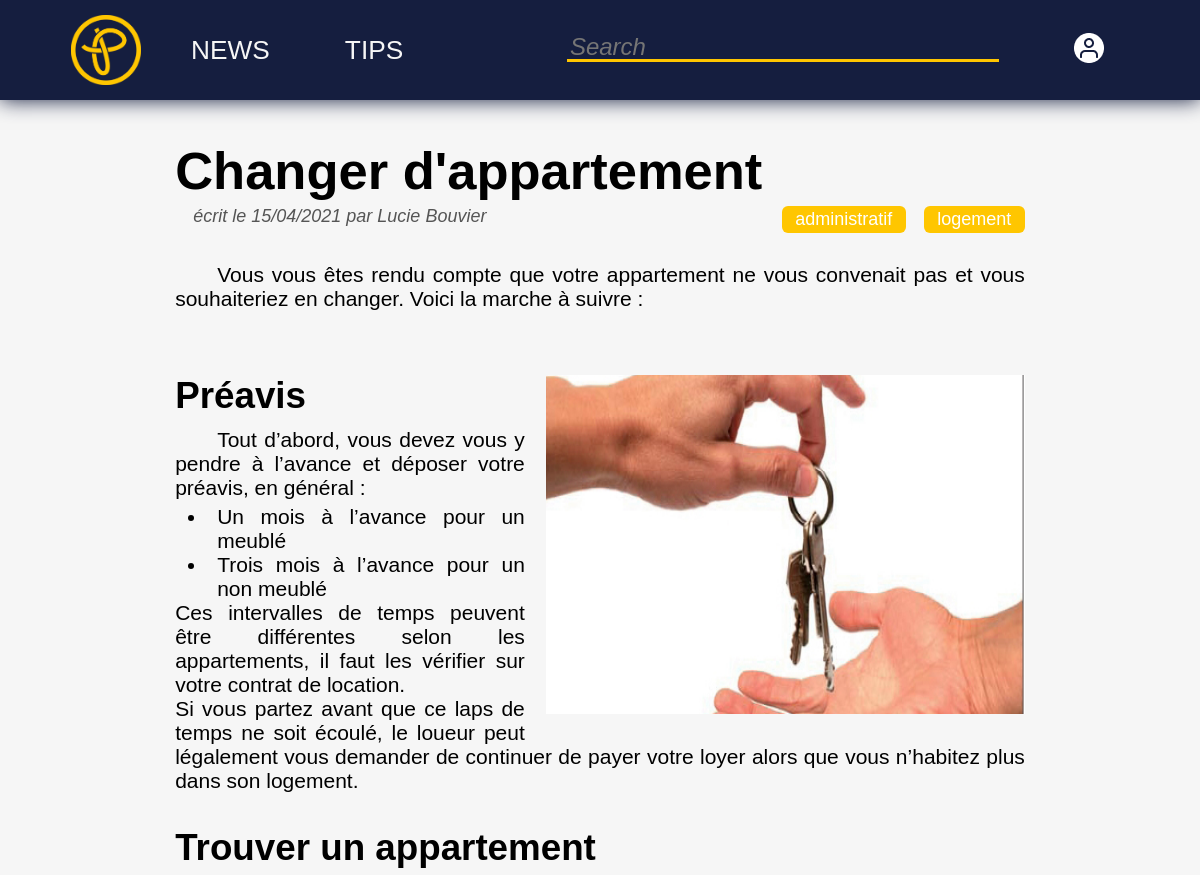
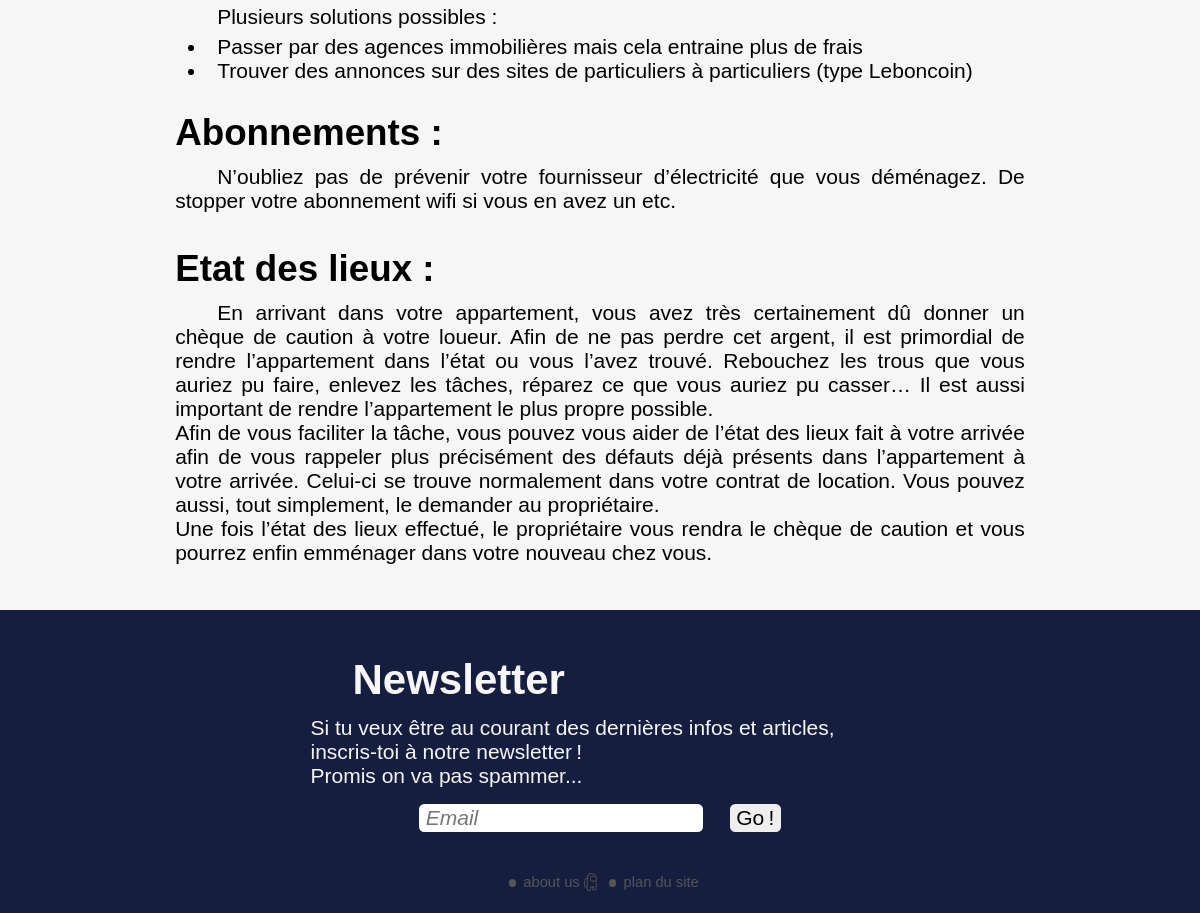
The app's page /article.php?art=85752585 with its own data (2 pictures, top to bottom).
### tables this page shows
CREATE TABLE `article` (
  `idArticle` int(11) NOT NULL,
  `titre` varchar(50) NOT NULL,
  `date` date NOT NULL,
  `auteur` varchar(50) NOT NULL,
  `type` varchar(50) NOT NULL,
  `attributs` longtext NOT NULL DEFAULT '{"tags":[],"price":0,"time":0,"diff":0}',
  `contenu` longtext NOT NULL DEFAULT '{"1":""}',
  `medias` mediumtext NOT NULL DEFAULT '{"cover":""}'
);

### article.php (the view, shortened to what this page needs)
<?php
$idValid=false;
if(isset($_GET["art"])){
    $idArticle=$_GET["art"];
}else{
    header('Location:error.php?err=404');
    exit();
};
if(isset($idArticle) and ctype_digit($idArticle) and strlen($idArticle)===8){
    $idValid=true;
    $keys=file_get_contents("./keys.json",true);
    $dbAcess=json_decode($keys,true)["databaseAcess"];
    $mysqli=new mysqli("localhost",$dbAcess["username"],$dbAcess["password"],"ptitips");
    $mysqli->set_charset('utf8mb4');
    $request=$mysqli->prepare("SELECT * FROM `article` WHERE `idArticle`=?");
    $request->bind_param("i",$idArticle);
    $request->execute();
    $match=$request->get_result();
    if($match->num_rows===1){
        $match=$match->fetch_assoc();
        $idValid=true;
        $titre=$match["titre"];
        $date=new DateTime($match["date"]);
        $auteur=$match["auteur"];
        $type=$match["type"];
        $attributs=json_decode($match["attributs"]);
        $contenu=json_decode($match["contenu"]);
        $medias=json_decode($match["medias"]);
    }elseif($match->num_rows===0){
        echo '<script>alert("this article doesn\'t exists");</script>';
    }else{
        echo '<script>alert("database error");</script>';
    };
}else{
    echo '<script>alert("l\'id d\'article est invalide");</script>';
};
?>
<!DOCTYPE html>
<html lang='fr'>
    <head>
        <link rel='stylesheet' href='style.css'/>
    </head>
    <body><div class="content">
        <header>
            <nav class="nav nav--left">
                <a class="nav-item nav-item--logo" href="/">
                    <img class="logo" src="favicons/logo.png" height=70 alt="Ptitips"/>
                </a>
                <a class="nav-item nav-item--text" href="test.html">NEWS</a>
                <div class="nav-item" id="tips">
                    <a class="nav-item nav-item--text" href="search">TIPS</a>
                </div>
            </nav>
            <nav class="nav nav--right">
                <div class="nav-item" id="usericon">
                    <?php
                    if(isset($_SESSION['logged']) && $_SESSION['logged'] ){
                        echo "<a class =\"nav-item nav-item--logo\" href=\"profile.php\"><img src=\"favicons/userw.png\" alt=\"Profil\"/></a>";
                        echo "<ul class=\"nav-item__dropdown\" id=\"usericonhover\">";
                        echo "<li><a href=\"profile.php\">Profil</a></li>";
                        echo "<li><a href=\"disconnect.php\">Déconnexion</a></li>";
                        echo "</ul>";
                    }else{
                        echo "<a class =\"nav-item nav-item--logo\" href=\"register.php\"><img src=\"favicons/userw.png\" alt=\"Inscription\"/></a>";
                    }
                    ?>
                </div>
                <form class="nav-item nav-item--searchbar" action="#" method="GET" name="searchbar">
                    <input type="text" id="searchbar" name="search" placeholder="Search"/>
                </form>
            </nav>
        </header>
        <main>
            <?php
            if($idValid){
                echo "<div class=\"content-item\"><h1>{$titre}</h1><div class=\"subtitle\"><p>écrit le {$date->format('d/m/Y')} par {$auteur}</p>";
                echo "<div><button class=\"tag\" onclick=\"window.location.href='search?cat={$type}';\">{$type}</button>";
                if(property_exists($attributs,'tags')){
                    $tags=$attributs->tags;
                }else{
                    $tags=[];
                };
                for($i=0;$i<count($tags);$i++){
                    echo "<button class=\"tag\">{$tags[$i]}</button>";
                };
                echo "</div></div></div>";
                $j=-2;
                for($i=1;$i<=count((array)$contenu);$i++){
                    echo "<div class=\"content-item\">";
                    if(gettype($contenu->$i)==='object'){
                        $src=$contenu->$i->src;
                        $img="<img src=\"images/{$medias->$src}\" alt=\"{$contenu->$i->alt}\">";
                        $j=$i;
                    }else{
                        if($i===$j+1){
                            echo $img;
                        }
                        echo $contenu->$i;
                    };
                    echo "</div>";
                };
            };
            ?>
        </main>
        <footer>
            <form id="newsletter" action="newsletter.php" method="POST" target="_self">
                <h2>Newsletter</h2>
                <p>Si tu veux être au courant des dernières infos et articles, inscris-toi à notre newsletter&#8239;!<br/>
                Promis on va pas spammer...</p>
                <div class="newsletter__email">
                    <input id="nl-email__field" type="email" name="nl-email" placeholder="Email"/>
                    <input id="nl-email__submit" type="submit" name="nl-submit" value="Go&#8239;!">
                </div>
            </form>
            <nav class="about">
                <a href="about-us.php">about us <img src="/favicons/amogus.png" height=10 alt=""/></a>
                <a href="sitemap.php">plan du site</a>
            </nav>
        </footer>
    </div></body>
</html>

### style.css (style rules this page uses)
:root { height:100%; font-size: 12px; font-family: 'Courier New', Courier, monospace; overflow-x: hidden; overflow-y: scroll; box-sizing: border-box; display: block; background-color: var(--dark-blue); --yellow:#FFC600; --dark-blue:#151E3F; --light-grey:#F6F6F6; }
html, body, div, span, applet, object, iframe, h1, h2, h3, h4, h5, h6, p, blockquote, input, pre, a, address, big, cite, code, del, em, img, strong, var, ol, ul, li, fieldset, form, label, legend, table, caption, tr, th, td, article, embed, header, main, footer, hgroup, menu, nav, output, button { margin: 0; padding: 0; border: 0; font: inherit; font-size: inherit; font-family: inherit; vertical-align: baseline; box-sizing: inherit; outline: none; }
body { font-size: 1.75rem; font-family: 'Trebuchet MS', 'Lucida Sans Unicode', 'Lucida Grande', 'Lucida Sans', Arial, sans-serif; background-color: var(--dark-blue); color: black; }
.content { background-color: var(--light-grey); position: relative; z-index: 1; }
h1 { font-size: 2.5em; color: inherit; font-weight: bold; padding-bottom: .1em; }
h2 { font-size: 1.75em; color: inherit; font-weight: bold; padding-bottom: .3em; }
p { font-size: inherit; color: inherit; padding-bottom: 0.25em; }
a { color:inherit; text-decoration: none; }
button { display: block; cursor: pointer; border-radius: 5px; padding: 3px 5px; }
input { display: inline-block; padding: .1em .3em; margin: .5em; border-radius: .25em; }
input::placeholder { font-style: italic; }
header { background-color: var(--dark-blue); position: -webkit-sticky; position: sticky;top: 0; height: 100px; margin: 0; padding: 0 1em; display: flex; flex-direction: row; justify-content: space-between; align-items: center; box-shadow: 0 0 20px var(--dark-blue); z-index: 99; }
.nav { display:flex; flex-flow: row nowrap; align-items: inherit; margin: 0 25px; align-items: center; }
.nav--left { flex: 1 1 auto; }
.nav--right { flex-direction: row-reverse; flex: 3 1 auto; }
.nav-item { position: relative; color: var(--light-grey); padding: 0 25px; }
.nav-item--text { font-size: 1.25em; }
.nav-item--logo { width: auto; height: 100%; align-items: center; font-size: 0; }
.logo { font-size:2em; color:var(--yellow); }
.nav-item--searchbar { font-size: 0; flex-grow: inherit; text-align: right; }
#searchbar { background-color: var(--dark-blue); box-sizing: border-box; margin: 0; height: 100%; width: 100%; min-width: 150px; max-width: 500px; height: 2rem; border-bottom: 3px solid var(--yellow); border-top: none; border-left: none; border-right: none; border-radius: 0; font-size: 2rem; padding: 3px; padding-bottom: 7px; color: var(--yellow); }
main { display: block; padding: 1.2em; margin: auto; max-width: 900px; }
.content-item { padding: .7em 0; text-align: justify; }
.content-item>p { text-indent: 2em; }
.content-item ul,ol { padding-left: 1.5em; }
.content-item li { padding-left: .5em; }
.content-item>img { display: block; margin: auto; height: 50vh; max-width: 500px; max-height: 350px; float: right; padding-left: 1em; padding-bottom: .5em; }
.subtitle { font-size: 1.5rem; display: flex; flex-flow: row; align-items: inherit; justify-content: space-between; }
.subtitle p,button { margin-left: 1em; }
.subtitle>p { color: #555; font-style: italic; text-align: left; }
.subtitle>div { display: flex; flex-flow: row nowrap; }
.subtitle .tag { display: inline-flex; background-color: var(--yellow); color: white; height: 1.5em; padding: .25em .75em; border-radius: .5rem; align-items: center; }
footer { background-color: var(--dark-blue); padding: 1em; text-align: center; }
#newsletter { margin: 25px 25%; text-align: left; }
#newsletter h2 { font-size: 2em; padding-left: 1em; color: var(--light-grey); }
#newsletter p { color: var(--light-grey); }
.newsletter__email { text-align: center; }
.about { display: inline-block; font-size: .7em; color: #555; }
.about a::before { content: ""; display: inline-block; height: .5em; width: .5em; margin: 0 .5em 0 .5em; background-color: #555; border-radius: 50%; vertical-align: middle; }
.about img { height: 1.2em; vertical-align: sub; }

### records on screen
article: titre "Changer d'appartement", date "15/04/2021", auteur "Lucie Bouvier", type "administratif"

### other values on screen
$tags[$i] "logement"
$contenu->$i "Vous vous êtes rendu compte que votre appartement ne vous convenait pas et vous souhaiteriez en changer. Voici la marche à suivre :"
$contenu->$i "Abonnements : N’oubliez pas de prévenir votre fournisseur d’électricité que vous déménagez. De stopper votre abonnement wifi si vous en avez un etc."
